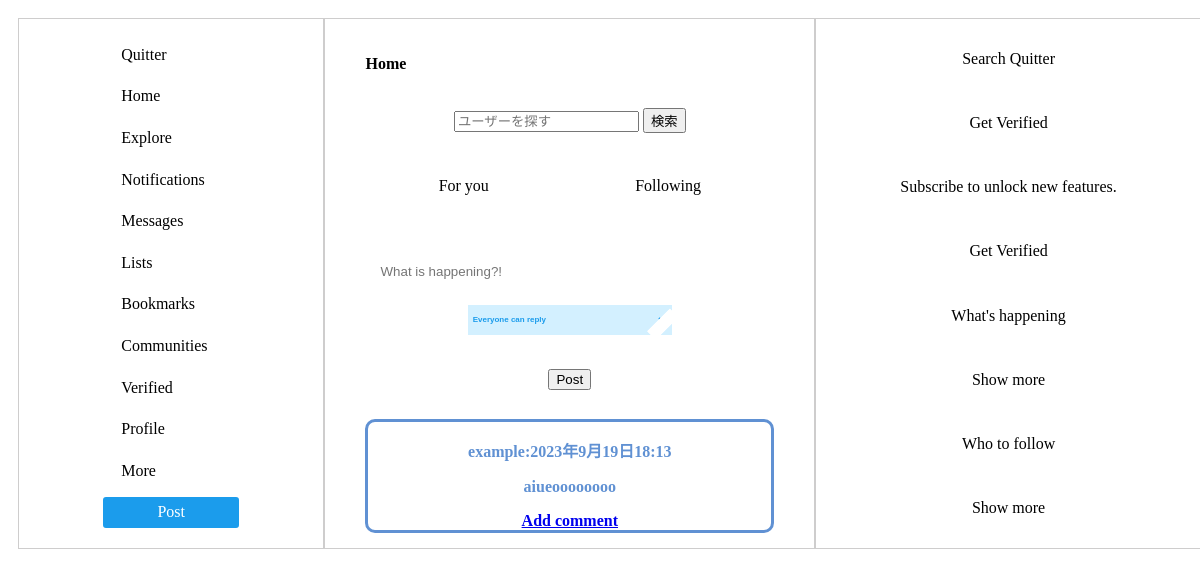
/home/, run on an earlier commit of the app's database.
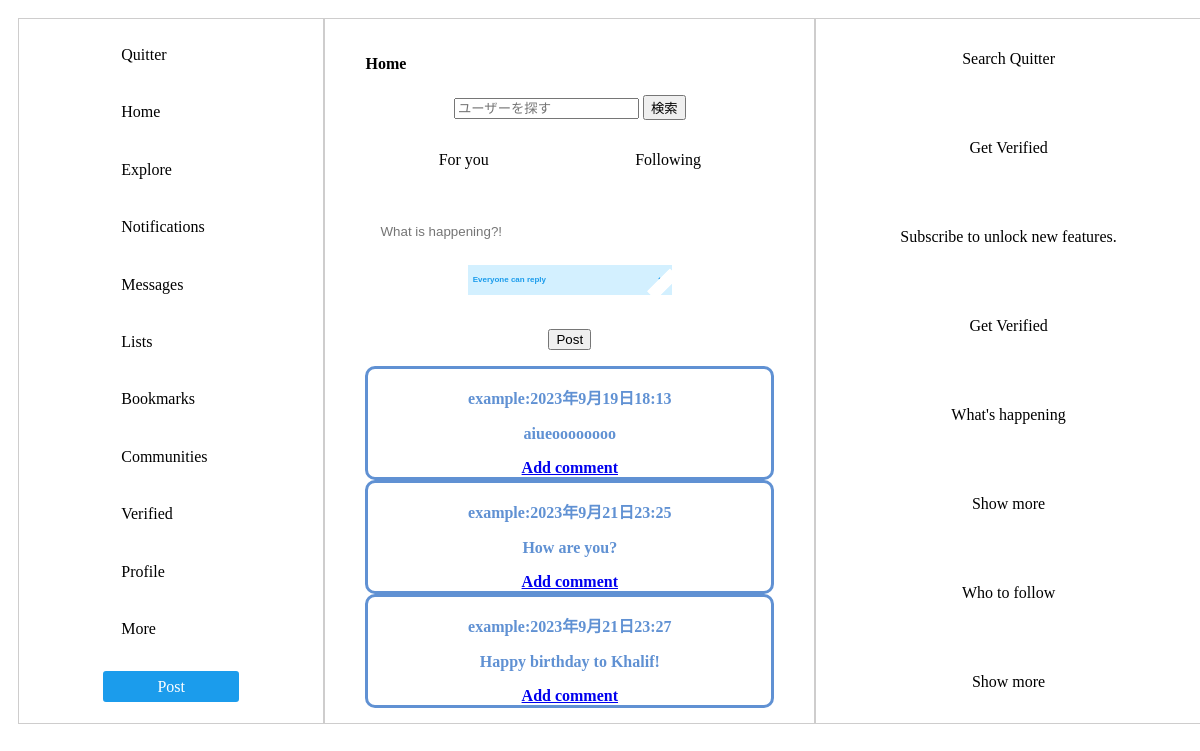
And on a later commit of the database.
### accounts/models.py (models this page shows)
class Text(models.Model):
    text=models.TextField()
    created_at = models.DateTimeField(auto_now_add=True)
    created_by = models.ForeignKey(settings.AUTH_USER_MODEL, on_delete=models.CASCADE,null=True, blank=True)
    reply_to = models.IntegerField(null=True)
    total_replys = models.IntegerField(default=0)
    total_like=models.IntegerField(default=0)

### accounts/views.py (the view)
# urls.py: path('home/',home,name='home'),
def home(request):
    toukou = Text.objects.all
    if request.method =='POST':
        text = request.POST.get('text',None)
        created_by = request.user
        m = Text(text= text,created_by=created_by)#ここでつくった変数をTextというデータベースモデルに保存
        m.save()
    return render(request,'home.html',{'Text':toukou})

### templates/home.html (shortened to what this page needs)
{% load static %}
<head>
    <link rel="stylesheet" href="{% static './css/homepage.css' %}">
</head>
<body class="lan">
    <div id="flexbox">
        <div class="box-item1">
            <a href="#" class="btn-flat-border left-aligned">Quitter</a>
            <p class="btn-flat-border">Home</p>
            <a href="#" class="btn-flat-border">Explore</a>
            <a href="#" class="btn-flat-border">Notifications</a>
            <a href="#" class="btn-flat-border">Messages</a>
            <a href="#" class="btn-flat-border">Lists</a>
            <a href="#" class="btn-flat-border">Bookmarks</a>
            <a href="#" class="btn-flat-border">Communities</a>
            <a href="#" class="btn-flat-border">Verified</a>
            <a href="{% url 'profile' %}" class="btn-flat-border">Profile</a>
            <a href="#" class="btn-flat-border">More</a>
            <a href="#" class="btn-flat-border1">Post</a>
        </div>
        <div class="box-item2">
        <h4>Home</h4>
        <form method="GET" action="{% url 'searchprofile' %}">
            <input type="text" name="query" placeholder="ユーザーを探す">
            <button type="submit">検索</button>
        </form>
        <div id="flexboxmain">
            <div class="boxitemmain1">For you</div>
            <div class="boxitemmain2">Following</div>
        </div>
        <form method="post" action="{% url 'home' %}">
            <input required type="text" name="text" id="textbox" placeholder="What is happening?!">
            <div class="selectbox">
                <select>
                    <option>Everyone can reply</option>
                </select>
            </div>
            <br>
            <button type="submit">Post</button>
        </form>
        {% for text in Text %}
        {% if text.reply_to == None %}
        <div class="postbox">
            <p>{{ text.created_by }}:{{text.created_at}}</p>
            <p>{{ text.text }}</p>
            <a class="addcomment" href="{% url 'reply' text.id %}">Add comment</a>
        </div>
        {% endif %}
        {% endfor %}
        </div>
        <div class="box-item3">
        <p>Search Quitter</p>
        <p>Get Verified</p>
        <p>Subscribe to unlock new features.</p>
        <p>Get Verified</p>
        <p>What's happening</p>
        <p>Show more</p>
        <p>Who to follow</p>
        <p>Show more</p>
        </div>
    </div>
</body>
</html>

### static/css/homepage.css (style rules this page uses)
#flexbox { display:flex; background:white; width: 100%; height:auto; padding:10px; }
#flexboxmain { display: flex; }
.box-item1 { flex-grow: 1; background:white; text-align: center; padding:15px 40px; border:1px solid rgb(206, 205, 205); display: flex; flex-direction: column; justify-content: space-between; }
.box-item2 { flex-grow: 2; background:white; text-align: center; padding:15px 40px; border:1px solid rgb(206, 205, 205); display: flex; flex-direction: column; justify-content: space-between; }
.box-item3 { flex-grow: 1; background:white; text-align: center; padding:15px 40px; border:1px solid rgb(206, 205, 205); display: flex; flex-direction: column; justify-content: space-between; }
.boxitemmain1 { flex-grow: 1; padding: 15px; margin-bottom: 30px; }
.boxitemmain2 { flex-grow: 1; padding: 15px; margin-bottom: 30px; }
.btn-flat-border, .btn-flat-border1 { text-align: left; display: block; margin: 5px auto; padding: 0.3em 1em; text-decoration: none; transition: .4s; border-radius: 3px; width: 100px; text-align: center; padding: 0.3em 1em; }
.btn-flat-border { padding: 0.3em 1em; text-decoration: none; color: black; border: solid 2px white; border-radius: 3px; text-align: left; transition: .4s; display: block; margin: 5px auto; }
.btn-flat-border1 { display: inline-block; padding: 0.3em 1em; text-decoration: none; color: white; border: solid 2px rgb(27, 156, 236); border-radius: 3px; transition: .4s; background-color: rgb(27, 156, 236); display: block; margin: 5px auto; }
.left-aligned { text-align: left; }
#textbox { padding: 10px 15px; width: 100%; border: none; }
h4 { text-align: left; }
.selectbox { width: 50%; margin:1em auto; position:relative; }
select { width:100%; box-sizing:border-box; border:rgb(211, 240, 255) 1px solid; border-radius:0; background:#fff; background-color: rgb(211, 240, 255); color: rgb(27, 156, 236); height: 30px; font-size: 8px; font-weight: bold; }
.selectbox::after { content:""; display:block; width:10px; height:30px; position:absolute; right:5%; top:35%; border-bottom:white 2px solid; border-right:white 2px solid; transform:rotate(45deg)translateY(-30%); background-color: white; border: white 1px solid; font-size: 8px; font-weight: bold; }
.postbox { font-weight: bold; color: #6091d3; background: #FFF; border: solid 3px #6091d3; border-radius: 10px; }

What changed in the data, as far as the page shows it:
added Text: created_by "example", created_at "2023年9月21日23:25", text "How are you?"
added Text: created_by "example", created_at "2023年9月21日23:27", text "Happy birthday to Khalif!"
